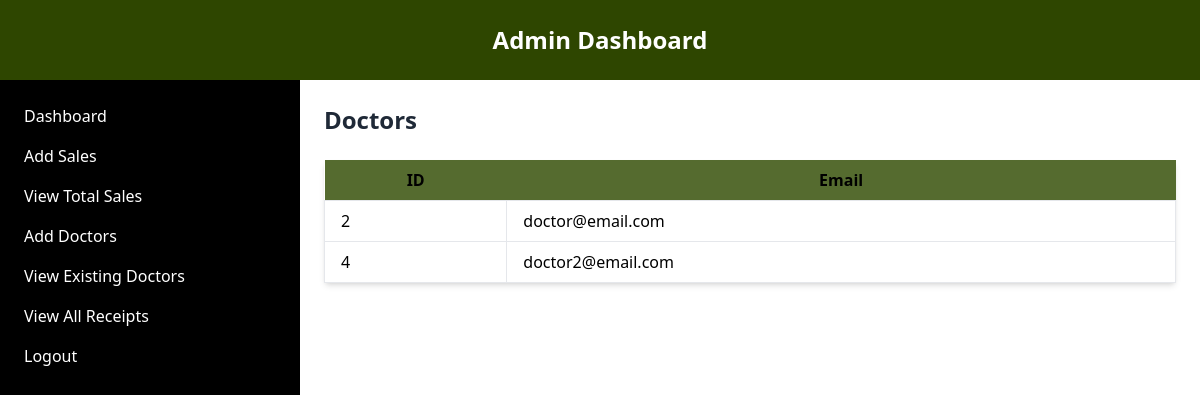
Page /admin/view_doctors on the committed database.
### app.py (models this page shows)
class User(db.Model):
    id = db.Column(db.Integer, primary_key=True)
    email = db.Column(db.String(120), unique=True, nullable=False)
    password = db.Column(db.String(120), nullable=False)
    role = db.Column(db.String(10), nullable=False)  # admin, doctor, or customer

### routes.py (the view)
@app.route('/admin/view_doctors', methods=['GET'])
def view_doctors():
    doctors = User.query.filter_by(role='doctor').all()
    return render_template('view_doctors.html', doctors=doctors)

### templates/view_doctors.html
{% extends "dashboard_base.html" %}
{% block content %}
<h1 class="text-2xl font-bold text-gray-800 mb-6">Doctors</h1>
<table class="w-full bg-white shadow-md rounded">
  <thead>
    <tr class="bg-olive-green">
      <th class="px-4 py-2">ID</th>
      <th class="px-4 py-2">Email</th>
    </tr>
  </thead>
  <tbody>
    {% for doctor in doctors %}
    <tr>
      <td class="px-4 py-2 border">{{ doctor.id }}</td>
      <td class="px-4 py-2 border">{{ doctor.email }}</td>
    </tr>
    {% endfor %}
  </tbody>
</table>
{% endblock %}

### rows in the picture
User: id "2", email "doctor@email.com"
User: id "4", email "doctor2@email.com"
